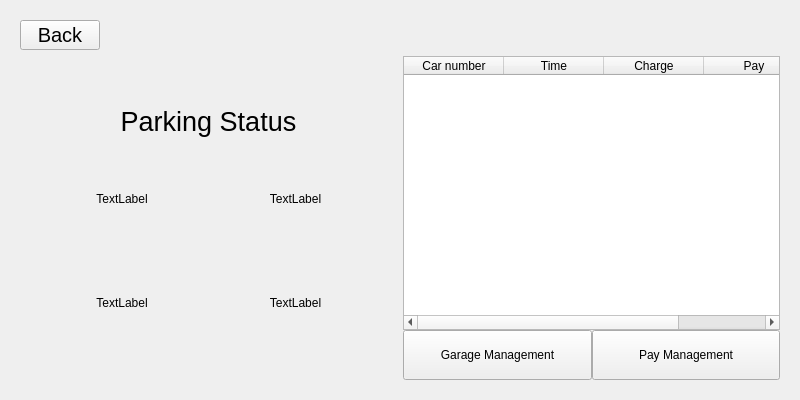
<?xml version="1.0" encoding="UTF-8"?>
<ui version="4.0">
 <class>ManagerModeUI</class>
 <widget class="QWidget" name="ManagerModeUI">
  <property name="geometry">
   <rect>
    <x>0</x>
    <y>0</y>
    <width>800</width>
    <height>400</height>
   </rect>
  </property>
  <property name="windowTitle">
   <string>Form</string>
  </property>
  <layout class="QVBoxLayout" name="verticalLayout_4" stretch="0">
   <item>
    <widget class="QStackedWidget" name="stackedWidget">
     <widget class="QWidget" name="page">
      <layout class="QVBoxLayout" name="verticalLayout_5">
       <item>
        <layout class="QHBoxLayout" name="horizontalLayout">
         <item>
          <widget class="QPushButton" name="back_button">
           <property name="maximumSize">
            <size>
             <width>100</width>
             <height>30</height>
            </size>
           </property>
           <property name="font">
            <font>
             <pointsize>15</pointsize>
            </font>
           </property>
           <property name="text">
            <string>Back</string>
           </property>
          </widget>
         </item>
         <item>
          <spacer name="horizontalSpacer">
           <property name="orientation">
            <enum>Qt::Horizontal</enum>
           </property>
           <property name="sizeHint" stdset="0">
            <size>
             <width>40</width>
             <height>10</height>
            </size>
           </property>
          </spacer>
         </item>
        </layout>
       </item>
       <item>
        <layout class="QHBoxLayout" name="horizontalLayout_2" stretch="5,5">
         <item>
          <layout class="QVBoxLayout" name="verticalLayout_6">
           <property name="rightMargin">
            <number>0</number>
           </property>
           <item>
            <spacer name="verticalSpacer_2">
             <property name="orientation">
              <enum>Qt::Vertical</enum>
             </property>
             <property name="sizeType">
              <enum>QSizePolicy::Maximum</enum>
             </property>
             <property name="sizeHint" stdset="0">
              <size>
               <width>20</width>
               <height>40</height>
              </size>
             </property>
            </spacer>
           </item>
           <item>
            <widget class="QLabel" name="parking_status_label">
             <property name="sizePolicy">
              <sizepolicy hsizetype="Maximum" vsizetype="Maximum">
               <horstretch>0</horstretch>
               <verstretch>0</verstretch>
              </sizepolicy>
             </property>
             <property name="minimumSize">
              <size>
               <width>0</width>
               <height>50</height>
              </size>
             </property>
             <property name="maximumSize">
              <size>
               <width>500</width>
               <height>50</height>
              </size>
             </property>
             <property name="baseSize">
              <size>
               <width>0</width>
               <height>100</height>
              </size>
             </property>
             <property name="font">
              <font>
               <pointsize>20</pointsize>
              </font>
             </property>
             <property name="text">
              <string>Parking Status</string>
             </property>
             <property name="alignment">
              <set>Qt::AlignCenter</set>
             </property>
            </widget>
           </item>
           <item>
            <layout class="QGridLayout" name="gridLayout_2">
             <property name="leftMargin">
              <number>20</number>
             </property>
             <property name="rightMargin">
              <number>20</number>
             </property>
             <property name="spacing">
              <number>10</number>
             </property>
             <item row="1" column="1">
              <widget class="QLabel" name="label_1">
               <property name="sizePolicy">
                <sizepolicy hsizetype="Minimum" vsizetype="Minimum">
                 <horstretch>0</horstretch>
                 <verstretch>0</verstretch>
                </sizepolicy>
               </property>
               <property name="minimumSize">
                <size>
                 <width>90</width>
                 <height>90</height>
                </size>
               </property>
               <property name="maximumSize">
                <size>
                 <width>16777215</width>
                 <height>16777215</height>
                </size>
               </property>
               <property name="text">
                <string>TextLabel</string>
               </property>
               <property name="alignment">
                <set>Qt::AlignCenter</set>
               </property>
              </widget>
             </item>
             <item row="1" column="0">
              <widget class="QLabel" name="label_3">
               <property name="sizePolicy">
                <sizepolicy hsizetype="Minimum" vsizetype="Minimum">
                 <horstretch>0</horstretch>
                 <verstretch>0</verstretch>
                </sizepolicy>
               </property>
               <property name="minimumSize">
                <size>
                 <width>90</width>
                 <height>90</height>
                </size>
               </property>
               <property name="maximumSize">
                <size>
                 <width>16777215</width>
                 <height>16777215</height>
                </size>
               </property>
               <property name="text">
                <string>TextLabel</string>
               </property>
               <property name="alignment">
                <set>Qt::AlignCenter</set>
               </property>
              </widget>
             </item>
             <item row="0" column="0">
              <widget class="QLabel" name="label_4">
               <property name="sizePolicy">
                <sizepolicy hsizetype="Minimum" vsizetype="Minimum">
                 <horstretch>0</horstretch>
                 <verstretch>0</verstretch>
                </sizepolicy>
               </property>
               <property name="minimumSize">
                <size>
                 <width>90</width>
                 <height>90</height>
                </size>
               </property>
               <property name="maximumSize">
                <size>
                 <width>16777215</width>
                 <height>16777215</height>
                </size>
               </property>
               <property name="text">
                <string>TextLabel</string>
               </property>
               <property name="alignment">
                <set>Qt::AlignCenter</set>
               </property>
              </widget>
             </item>
             <item row="0" column="1">
              <widget class="QLabel" name="label_2">
               <property name="sizePolicy">
                <sizepolicy hsizetype="Minimum" vsizetype="Minimum">
                 <horstretch>0</horstretch>
                 <verstretch>0</verstretch>
                </sizepolicy>
               </property>
               <property name="minimumSize">
                <size>
                 <width>90</width>
                 <height>90</height>
                </size>
               </property>
               <property name="maximumSize">
                <size>
                 <width>16777215</width>
                 <height>16777215</height>
                </size>
               </property>
               <property name="text">
                <string>TextLabel</string>
               </property>
               <property name="alignment">
                <set>Qt::AlignCenter</set>
               </property>
              </widget>
             </item>
            </layout>
           </item>
           <item>
            <spacer name="verticalSpacer">
             <property name="orientation">
              <enum>Qt::Vertical</enum>
             </property>
             <property name="sizeType">
              <enum>QSizePolicy::Maximum</enum>
             </property>
             <property name="sizeHint" stdset="0">
              <size>
               <width>20</width>
               <height>30</height>
              </size>
             </property>
            </spacer>
           </item>
          </layout>
         </item>
         <item>
          <layout class="QVBoxLayout" name="verticalLayout" stretch="7,1,2">
           <property name="spacing">
            <number>0</number>
           </property>
           <item>
            <layout class="QVBoxLayout" name="verticalLayout_2" stretch="0">
             <property name="spacing">
              <number>0</number>
             </property>
             <item>
              <widget class="QTableWidget" name="gararge_table">
               <column>
                <property name="text">
                 <string>Car number</string>
                </property>
               </column>
               <column>
                <property name="text">
                 <string>Time</string>
                </property>
               </column>
               <column>
                <property name="text">
                 <string>Charge</string>
                </property>
               </column>
               <column>
                <property name="text">
                 <string>Pay</string>
                </property>
               </column>
              </widget>
             </item>
            </layout>
           </item>
           <item>
            <layout class="QVBoxLayout" name="verticalLayout_3">
             <property name="spacing">
              <number>0</number>
             </property>
            </layout>
           </item>
           <item>
            <layout class="QHBoxLayout" name="horizontalLayout_4">
             <item>
              <widget class="QPushButton" name="garage_manager_button">
               <property name="sizePolicy">
                <sizepolicy hsizetype="Minimum" vsizetype="Fixed">
                 <horstretch>0</horstretch>
                 <verstretch>0</verstretch>
                </sizepolicy>
               </property>
               <property name="minimumSize">
                <size>
                 <width>0</width>
                 <height>50</height>
                </size>
               </property>
               <property name="text">
                <string>Garage Management</string>
               </property>
              </widget>
             </item>
             <item>
              <widget class="QPushButton" name="charge_manager_button">
               <property name="minimumSize">
                <size>
                 <width>0</width>
                 <height>50</height>
                </size>
               </property>
               <property name="text">
                <string>Pay Management</string>
               </property>
              </widget>
             </item>
            </layout>
           </item>
          </layout>
         </item>
        </layout>
       </item>
      </layout>
     </widget>
    </widget>
   </item>
  </layout>
 </widget>
 <resources/>
 <connections/>
</ui>
